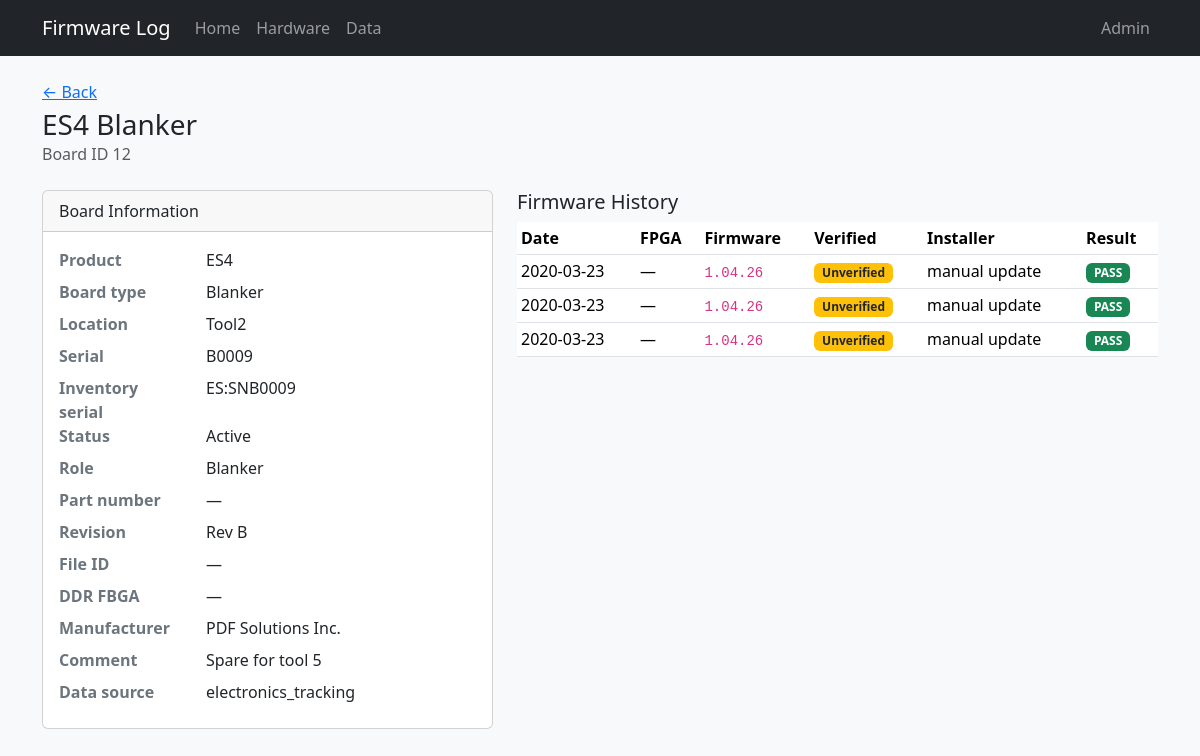
Page /board/12 on the earlier database version.
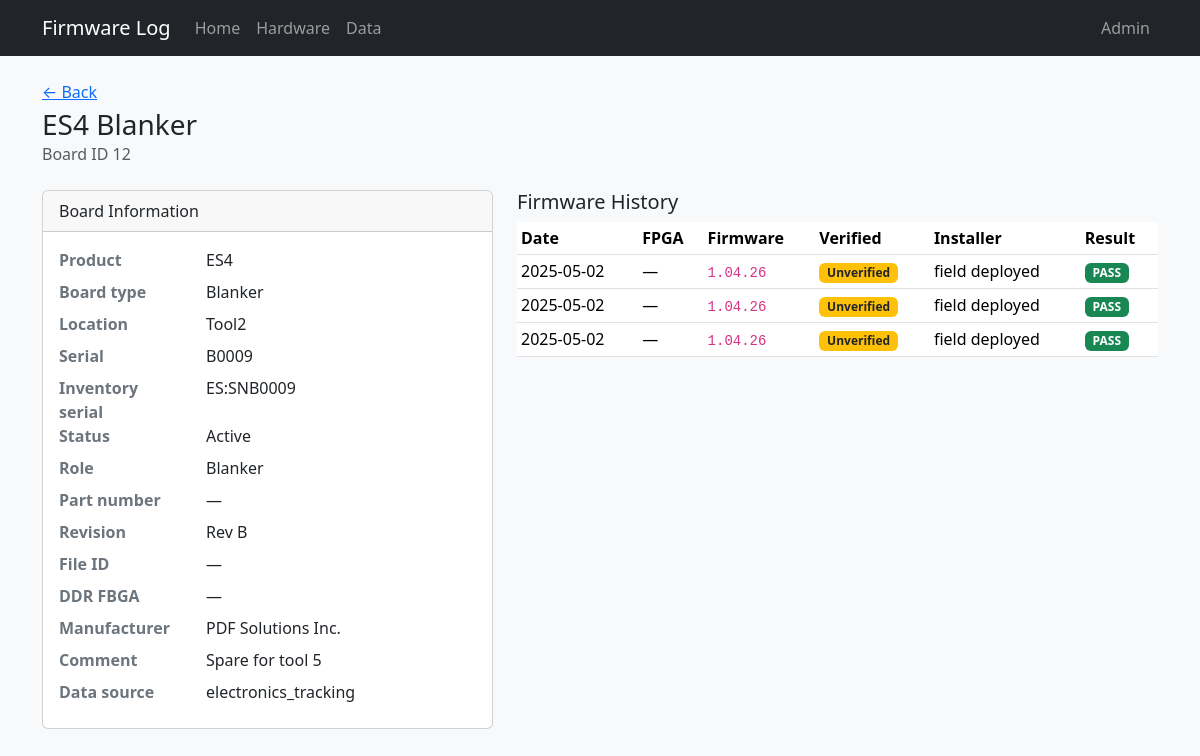
Same page on the later database version.
### tables this page shows
CREATE TABLE "boards" (
                board_id      INTEGER PRIMARY KEY,
                tool          TEXT,
                board_slot    TEXT,
                manufacturer  TEXT NOT NULL DEFAULT 'PDF Solutions Inc.',
                board_name    TEXT NOT NULL,
                serial        TEXT NOT NULL,
                part_number   TEXT,
                revision      TEXT,
                file_id       TEXT,
                product_name  TEXT NOT NULL,
                ddr_fbga      TEXT
            , inventory_serial TEXT, status TEXT, role TEXT, comment TEXT, open_item TEXT, po TEXT, modified_by TEXT, source_updated_at TEXT, data_source TEXT, dc_status TEXT, ac_status TEXT, gcal_status TEXT, adc_status TEXT, eeprom_status TEXT);

CREATE TABLE "firmware_history" (
                event_id    INTEGER PRIMARY KEY AUTOINCREMENT,
                board_id    INTEGER NOT NULL REFERENCES boards (board_id),
                event_date  TEXT NOT NULL,
                event_time  TEXT,
                fpga        TEXT,
                firmware    TEXT NOT NULL,
                installer   TEXT,
                result      TEXT
            );

### app.py (the view)
@app.route("/board/<int:board_id>")
def board_detail(board_id):
    board = db.get_board(board_id)
    if not board:
        flash("Board not found.", "danger")
        return redirect(url_for("index"))
    return render_template(
        "board_detail.html",
        board=board,
        firmware_verified=db.firmware_verified_label(board),
        history=db.board_history(board_id),
        events=db.board_events(board_id),
    )

### db.py (called while the page is built)
def is_firmware_verified(board) -> bool:
    if not board:
        return False
    if board.get("board_id") in VERIFIED_BOARD_IDS:
        return True
    if board.get("data_source") == "firmware_log":
        return True
    if board.get("tool") == "Tool13" and board.get("product_name") == "BAP":
        return True
    return False

def firmware_verified_label(board) -> str:
    return "verified" if is_firmware_verified(board) else "unverified"

def dict_row(cursor, row):
    return {col[0]: row[i] for i, col in enumerate(cursor.description)}

@contextmanager
def get_db():
    conn = sqlite3.connect(DATABASE)
    conn.row_factory = dict_row
    try:
        yield conn
    finally:
        conn.close()

def fetch_all(query, params=()):
    with get_db() as conn:
        return conn.execute(query, params).fetchall()

def fetch_one(query, params=()):
    with get_db() as conn:
        return conn.execute(query, params).fetchone()

def get_board(board_id):
    return fetch_one("SELECT * FROM boards WHERE board_id = ?", (board_id,))

def board_history(board_id):
    return fetch_all(
        """
        SELECT *
        FROM firmware_history
        WHERE board_id = ?
        ORDER BY event_date DESC, COALESCE(event_time, '00:00:00') DESC, event_id DESC
        """,
        (board_id,),
    )

def board_events(board_id):
    return fetch_all(
        """
        SELECT *
        FROM board_events
        WHERE board_id = ?
        ORDER BY event_date DESC, COALESCE(event_time, '00:00:00') DESC, event_id DESC
        """,
        (board_id,),
    )

### templates/board_detail.html (shortened to what this page needs)
{% extends "base.html" %}
{% from "macros.html" import result_badge, verified_badge %}
{% block content %}
<div class="d-flex flex-wrap justify-content-between align-items-start gap-2 mb-4">
  <div>
    <p class="text-muted mb-1"><a href="{{ url_for('index') }}">&larr; Back</a></p>
    <h1 class="h3 mb-0">{{ board.product_name }} {{ board.board_name }}</h1>
    <p class="text-muted mb-0">Board ID {{ board.board_id }}</p>
  </div>
</div>
<div class="row g-4">
  <div class="col-md-5">
    <div class="card">
      <div class="card-header">Board Information</div>
      <dl class="card-body mb-0 row">
        <dt class="col-sm-4">Product</dt><dd class="col-sm-8">{{ board.product_name }}</dd>
        <dt class="col-sm-4">Board type</dt><dd class="col-sm-8">{{ board.board_name }}</dd>
        <dt class="col-sm-4">Location</dt><dd class="col-sm-8">{{ board.tool or '—' }}</dd>
        <dt class="col-sm-4">Serial</dt><dd class="col-sm-8">{{ board.serial }}</dd>
        <dt class="col-sm-4">Inventory serial</dt><dd class="col-sm-8">{{ board.inventory_serial or '—' }}</dd>
        <dt class="col-sm-4">Status</dt><dd class="col-sm-8">{{ board.status or '—' }}</dd>
        <dt class="col-sm-4">Role</dt><dd class="col-sm-8">{{ board.role or '—' }}</dd>
        <dt class="col-sm-4">Part number</dt><dd class="col-sm-8">{{ board.part_number or '—' }}</dd>
        <dt class="col-sm-4">Revision</dt><dd class="col-sm-8">{{ board.revision or '—' }}</dd>
        <dt class="col-sm-4">File ID</dt><dd class="col-sm-8">{{ board.file_id or '—' }}</dd>
        <dt class="col-sm-4">DDR FBGA</dt><dd class="col-sm-8">{{ board.ddr_fbga or '—' }}</dd>
        <dt class="col-sm-4">Manufacturer</dt><dd class="col-sm-8">{{ board.manufacturer }}</dd>
        {% if board.comment %}
        <dt class="col-sm-4">Comment</dt><dd class="col-sm-8">{{ board.comment }}</dd>
        {% endif %}
        {% if board.data_source %}
        <dt class="col-sm-4">Data source</dt><dd class="col-sm-8">{{ board.data_source }}</dd>
        {% endif %}
      </dl>
    </div>
  </div>
  <div class="col-md-7">
    <h2 class="h5">Firmware History</h2>
    <div class="table-responsive">
      <table class="table table-sm table-hover align-middle">
        <thead>
          <tr>
            <th>Date</th>
            <th>FPGA</th>
            <th class="col-firmware">Firmware</th>
            <th class="col-verified">Verified</th>
            <th>Installer</th>
            <th>Result</th>
          </tr>
        </thead>
        <tbody>
          {% for row in history %}
          <tr>
            <td>{{ row.event_date }}{% if row.event_time %} {{ row.event_time }}{% endif %}</td>
            <td>{{ row.fpga or '—' }}</td>
            <td class="col-firmware"><code>{{ row.firmware }}</code></td>
            <td class="col-verified">{{ verified_badge(firmware_verified) }}</td>
            <td>{{ row.installer or '—' }}</td>
            <td>{{ result_badge(row.result) }}</td>
          </tr>
          {% else %}
          <tr><td colspan="7" class="text-muted">No firmware history for this board.</td></tr>
          {% endfor %}
        </tbody>
      </table>
    </div>
  </div>
</div>
{% endblock %}

### templates/base.html (shortened to what this page needs)
<!DOCTYPE html>
<html lang="en">
<head>
  <link href="https://cdn.jsdelivr.net/npm/bootstrap@5.3.3/dist/css/bootstrap.min.css" rel="stylesheet">
  <link href="{{ url_for('static', filename='style.css') }}" rel="stylesheet">
</head>
<body>
  <nav class="navbar navbar-expand-lg navbar-dark bg-dark mb-4">
    <div class="container">
      <a class="navbar-brand" href="{{ url_for('index') }}">Firmware Log</a>
      <div class="collapse navbar-collapse" id="nav">
        <ul class="navbar-nav me-auto">
          <li class="nav-item"><a class="nav-link" href="{{ url_for('index') }}">Home</a></li>
          <li class="nav-item"><a class="nav-link" href="/hardware">Hardware</a></li>
          <li class="nav-item"><a class="nav-link" href="{{ url_for('data') }}">Data</a></li>
        </ul>
        <ul class="navbar-nav">
          {% if session.get('admin') %}
          <li class="nav-item"><a class="nav-link" href="{{ url_for('admin_index') }}">Admin</a></li>
          <li class="nav-item"><a class="nav-link" href="{{ url_for('admin_sql') }}">SQL</a></li>
          <li class="nav-item"><a class="nav-link" href="{{ url_for('admin_deleted') }}">Deleted Records</a></li>
          <li class="nav-item"><a class="nav-link" href="{{ url_for('admin_logout') }}">Logout</a></li>
          {% else %}
          <li class="nav-item"><a class="nav-link" href="{{ url_for('admin_login') }}">Admin</a></li>
          {% endif %}
        </ul>
      </div>
    </div>
  </nav>
  <main class="container pb-5">
    {% block content %}{% endblock %}
  </main>
</body>
</html>

### templates/macros.html (shortened to what this page needs)
{% macro result_badge(result) -%}
  {% if result %}
    {% set r = result|upper %}
    {% if r == 'PASS' %}
      <span class="badge text-bg-success">PASS</span>
    {% elif r == 'FAIL' %}
      <span class="badge text-bg-danger">FAIL</span>
    {% else %}
      <span class="badge text-bg-secondary">{{ result }}</span>
    {% endif %}
  {% else %}
    <span class="text-muted">—</span>
  {% endif %}
{%- endmacro %}
{% macro verified_badge(status) -%}
  {% if status == 'verified' %}
    <span class="badge text-bg-success">Verified</span>
  {% elif status == 'unverified' %}
    <span class="badge text-bg-warning text-dark">Unverified</span>
  {% else %}
    <span class="text-muted">—</span>
  {% endif %}
{%- endmacro %}

### static/style.css (style rules this page uses)
body { background-color: #f8f9fa; }
code { font-size: 0.875em; }
.table th { white-space: nowrap; }
.card dl dt { color: #6c757d; }

Differences in the rows shown:
changed firmware_history (number 1 of 3 on the later page): event_date "2020-03-23" → "2025-05-02"; installer "manual update" → "field deployed"
changed firmware_history (number 2 of 3 on the later page): event_date "2020-03-23" → "2025-05-02"; installer "manual update" → "field deployed"
changed firmware_history (number 3 of 3 on the later page): event_date "2020-03-23" → "2025-05-02"; installer "manual update" → "field deployed"
